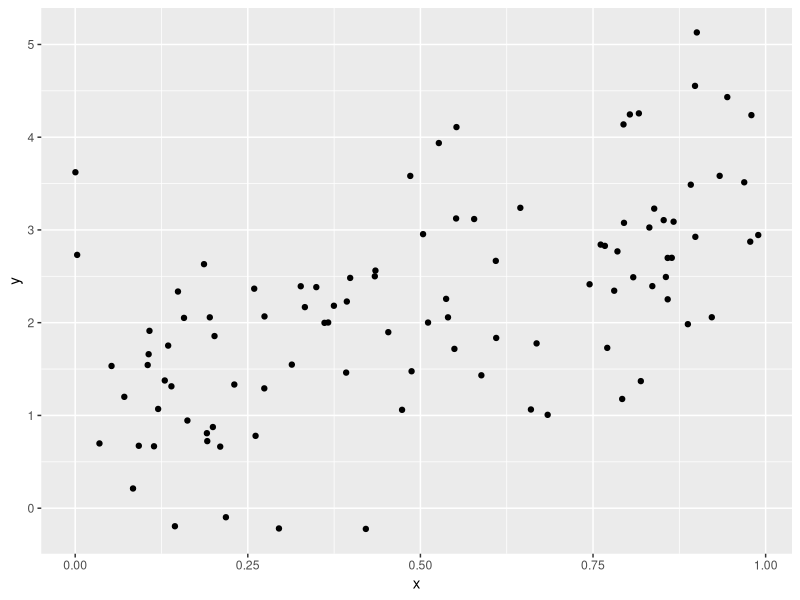

Write the R code that produced this figure.
## ---- chunk 1
library(tidyverse)
plot_df=
  tibble(
    x=runif(100),
    y=1+2*x+rnorm(100)
  )
plot_df|>
  ggplot(aes(x=x,y=y))+
  geom_point()
